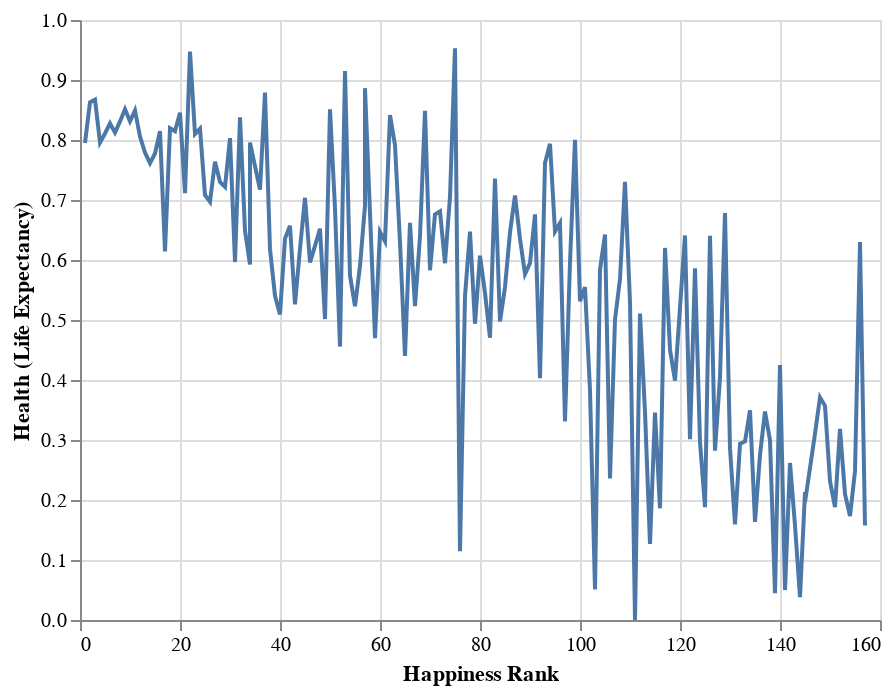

The cell this chart's notebook holds for it:
### Markdown cell above
Activity: Let's try to use the same variables above but to create a line graph

### Code cell
alt.Chart(data).mark_line().encode(
    x='Happiness Rank',
    y='Health (Life Expectancy)'
)

### Figure 1 — Vega-Lite specification as saved in the notebook (floating-point values rounded to 4 significant figures; data arrays with more than 128 entries replaced by an {"elided": "..."} marker saying what was removed)
{"config": {"view": {"continuousWidth": 400, "continuousHeight": 300}}, "data": {"name": "data-7788278e77f66128859c57f947a291e7"}, "mark": "line", "encoding": {"x": {"type": "quantitative", "field": "Happiness Rank"}, "y": {"type": "quantitative", "field": "Health (Life Expectancy)"}}, "$schema": "https://vega.github.io/schema/vega-lite/v4.8.1.json", "datasets": {"data-7788278e77f66128859c57f947a291e7": {"elided": "157 records"}}}
